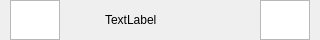
<?xml version="1.0" encoding="UTF-8"?>
<ui version="4.0">
 <class>PlaybackBottomBarWindow</class>
 <widget class="QDialog" name="PlaybackBottomBarWindow">
  <property name="geometry">
   <rect>
    <x>0</x>
    <y>200</y>
    <width>320</width>
    <height>40</height>
   </rect>
  </property>
  <property name="windowTitle">
   <string>Dialog</string>
  </property>
  <widget class="QGraphicsView" name="delete_button">
   <property name="geometry">
    <rect>
     <x>260</x>
     <y>0</y>
     <width>50</width>
     <height>40</height>
    </rect>
   </property>
  </widget>
  <widget class="QGraphicsView" name="playback_return_button">
   <property name="geometry">
    <rect>
     <x>10</x>
     <y>0</y>
     <width>50</width>
     <height>40</height>
    </rect>
   </property>
  </widget>
  <widget class="QLabel" name="media_size_info_label">
   <property name="geometry">
    <rect>
     <x>105</x>
     <y>0</y>
     <width>120</width>
     <height>40</height>
    </rect>
   </property>
   <property name="text">
    <string>TextLabel</string>
   </property>
  </widget>
 </widget>
 <resources/>
 <connections/>
</ui>
